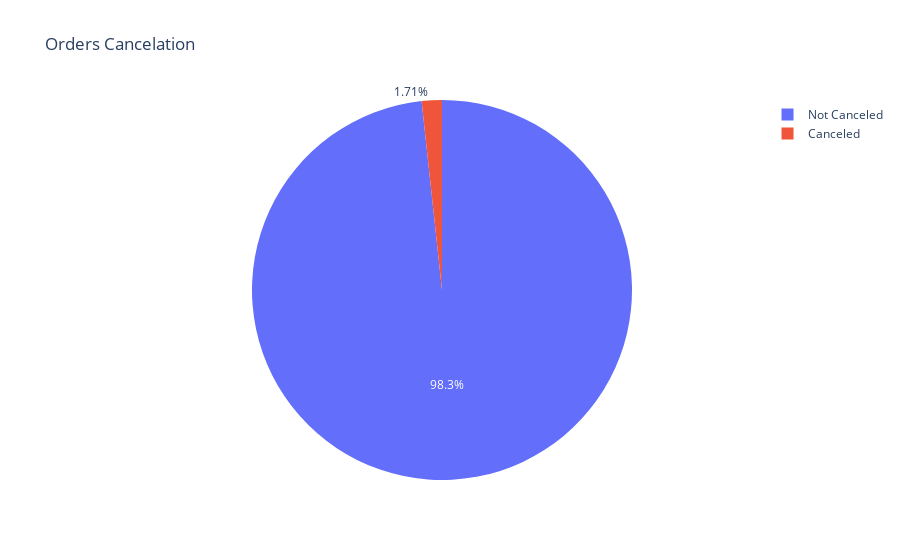

Notebook code for this chart:
### Markdown cell above
### Devoluciones de productos 
Los datos negativos son devoluciones de productos y se identifican a través de la letra "C" en el comienzo del código de la columna "InvoiceNo". Estos valores afectan a cualquier tipo de análisis acumulado que se quiera realizar, por lo que asumiendo que tienen una causa y no afectan, se decide eliminarlos.

### Code cell
cancelled = pd.Series(np.where(data.InvoiceNo.apply(lambda x: x[0]=="C"), 'Canceled', 'Not Canceled'))

fig = px.pie(values=cancelled.value_counts(), names=cancelled.value_counts().index, title='Orders Cancelation')
fig.show()

### Figure 1 — Plotly figure (JSON) as saved in the notebook; plotly's stock layout.template omitted (floating-point values rounded to 4 significant figures)
{"data": [{"domain": {"x": [0, 1], "y": [0, 1]}, "hovertemplate": "label=%{label}<br>value=%{value}<extra></extra>", "labels": ["Not Canceled", "Canceled"], "legendgroup": "", "name": "", "showlegend": true, "type": "pie", "values": [532621, 9288]}], "layout": {"legend": {"tracegroupgap": 0}, "title": {"text": "Orders Cancelation"}}}
